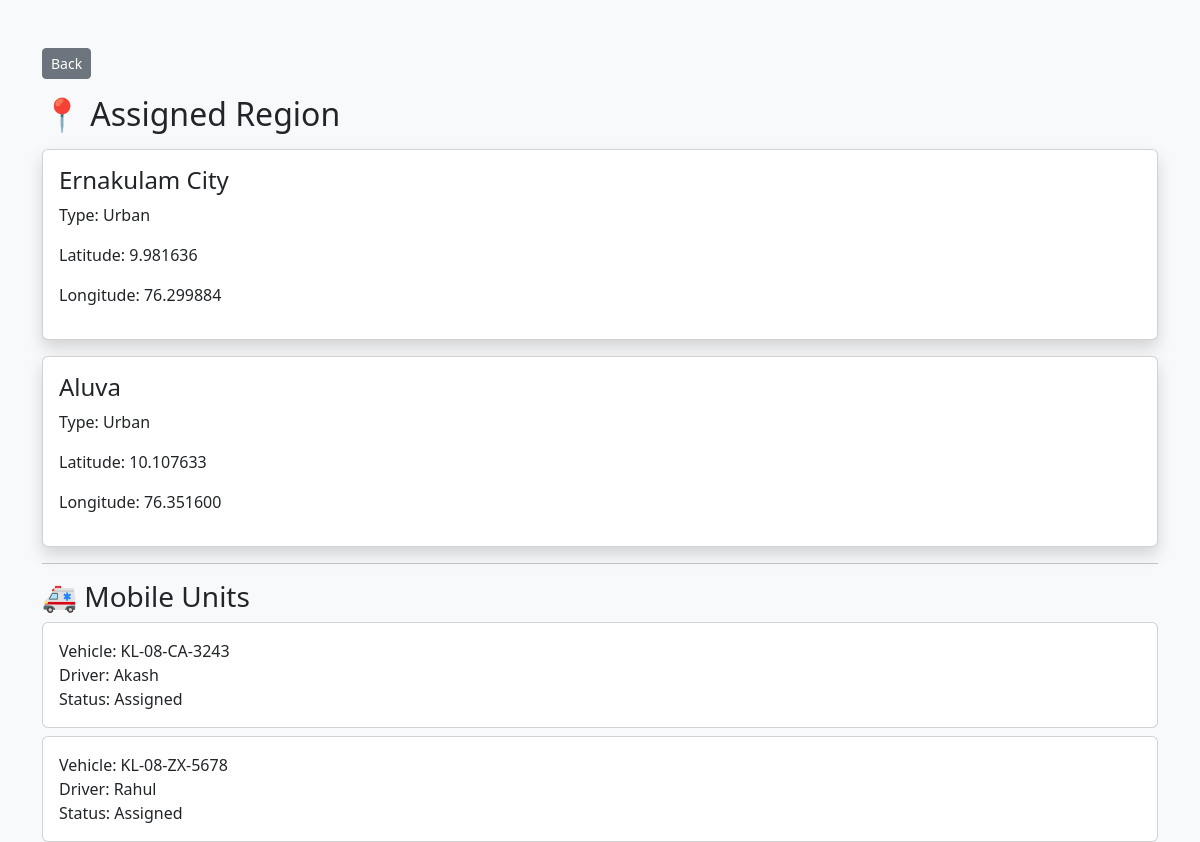
The app's page /worker-region/ (signed in) with its own data.
### HelathApp/models.py (models this page shows, shortened)
class Region(models.Model):
    REGION_TYPES = [
        ('Urban', 'Urban'),
        ('Rural', 'Rural'),
        ('Tribal', 'Tribal'),
    ]
    region_name = models.CharField(max_length=100)
    region_type = models.CharField(
        max_length=20,
        choices=REGION_TYPES
    )
    latitude = models.DecimalField(
        max_digits=9,
        decimal_places=6
    )
    longitude = models.DecimalField(
        max_digits=9,
        decimal_places=6
    )

class Mobile_Healthcare_Unit(models.Model):
    STATUS = [
        ("Assigned","Assigned"),
        ("Completed","Completed")
    ]
    vehicle_no=models.CharField(max_length=30)
    driver_name=models.CharField(max_length=100)
    field_worker=models.ForeignKey(
        FieldWorker,
        on_delete=models.CASCADE
    )
    region=models.ForeignKey(
        Region,
        on_delete=models.CASCADE
    )
    assigned_date=models.DateField()
    remarks=models.TextField()
    status=models.CharField(
        max_length=20,
        choices=STATUS,
        default="Assigned"
    )

### HelathApp/views.py (the view)
def worker_region(request):
    worker_id = request.session.get("worker_id")
    if not worker_id:
        return redirect("worker_login")
    worker = models.FieldWorker.objects.get(id=worker_id)
    units = models.Mobile_Healthcare_Unit.objects.filter(
        field_worker=worker
    )
    regions = models.Region.objects.filter(
        id__in=units.values("region")
    )
    return render(
        request,
        "worker_region.html",
        {
            "worker":worker,
            "regions":regions,
            "units":units
        }
    )

### HelathApp/templates/worker_region.html (shortened to what this page needs)
<!DOCTYPE html>
<html>
<head>
<link href="https://cdn.jsdelivr.net/npm/bootstrap@5.3.3/dist/css/bootstrap.min.css" rel="stylesheet">
</head>
<body class="bg-light">
<div class="container mt-5">
<div class="mb-3">
<a href="{% url 'worker_home' %}" class="btn btn-secondary btn-sm">
 Back
</a>
</div>
<h2>
📍 Assigned Region
</h2>
{% for region in regions %}
<div class="card mt-3 shadow">
<div class="card-body">
<h4>
{{region.region_name}}
</h4>
<p>
Type:
{{region.region_type}}
</p>
<p>
Latitude:
{{region.latitude}}
</p>
<p>
Longitude:
{{region.longitude}}
</p>
</div>
</div>
{% empty %}
<div class="alert alert-warning">
No Region Assigned
</div>
{% endfor %}
<hr>
<h3>
🚑 Mobile Units
</h3>
{% for unit in units %}
<div class="card mt-2">
<div class="card-body">
Vehicle:
{{unit.vehicle_no}}
<br>
Driver:
{{unit.driver_name}}
<br>
Status:
{{unit.status}}
</div>
</div>
{% endfor %}
</div>
</body>
</html>

### records on screen
Region: region_name "Ernakulam City", region_type "Urban", latitude "9.981636", longitude "76.299884"
Region: region_name "Aluva", region_type "Urban", latitude "10.107633", longitude "76.351600"
Mobile_Healthcare_Unit: vehicle_no "KL-08-CA-3243", driver_name "Akash", status "Assigned"
Mobile_Healthcare_Unit: vehicle_no "KL-08-ZX-5678", driver_name "Rahul", status "Assigned"
